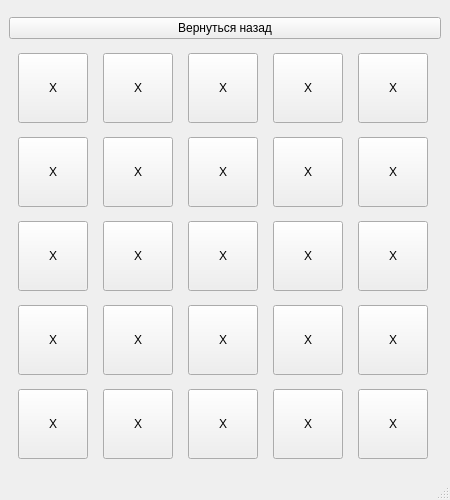
<?xml version="1.0" encoding="UTF-8"?>
<ui version="4.0">
 <class>MainWindow</class>
 <widget class="QMainWindow" name="MainWindow">
  <property name="geometry">
   <rect>
    <x>0</x>
    <y>0</y>
    <width>450</width>
    <height>500</height>
   </rect>
  </property>
  <property name="minimumSize">
   <size>
    <width>450</width>
    <height>500</height>
   </size>
  </property>
  <property name="maximumSize">
   <size>
    <width>450</width>
    <height>500</height>
   </size>
  </property>
  <property name="windowTitle">
   <string>MainWindow</string>
  </property>
  <widget class="QWidget" name="centralwidget">
   <layout class="QVBoxLayout" name="verticalLayout">
    <item>
     <widget class="QPushButton" name="pushButton_vosvrat">
      <property name="text">
       <string>Вернуться назад</string>
      </property>
     </widget>
    </item>
    <item>
     <layout class="QHBoxLayout" name="horizontalLayout">
      <item>
       <widget class="QPushButton" name="pushButton_y4_1">
        <property name="minimumSize">
         <size>
          <width>70</width>
          <height>70</height>
         </size>
        </property>
        <property name="maximumSize">
         <size>
          <width>70</width>
          <height>70</height>
         </size>
        </property>
        <property name="text">
         <string>X</string>
        </property>
       </widget>
      </item>
      <item>
       <widget class="QPushButton" name="pushButton_y4_2">
        <property name="minimumSize">
         <size>
          <width>70</width>
          <height>70</height>
         </size>
        </property>
        <property name="maximumSize">
         <size>
          <width>70</width>
          <height>70</height>
         </size>
        </property>
        <property name="text">
         <string>X</string>
        </property>
       </widget>
      </item>
      <item>
       <widget class="QPushButton" name="pushButton_y4_3">
        <property name="minimumSize">
         <size>
          <width>70</width>
          <height>70</height>
         </size>
        </property>
        <property name="maximumSize">
         <size>
          <width>70</width>
          <height>70</height>
         </size>
        </property>
        <property name="text">
         <string>X</string>
        </property>
       </widget>
      </item>
      <item>
       <widget class="QPushButton" name="pushButton_y4_4">
        <property name="minimumSize">
         <size>
          <width>70</width>
          <height>70</height>
         </size>
        </property>
        <property name="maximumSize">
         <size>
          <width>70</width>
          <height>70</height>
         </size>
        </property>
        <property name="text">
         <string>X</string>
        </property>
       </widget>
      </item>
      <item>
       <widget class="QPushButton" name="pushButton_y4_5">
        <property name="minimumSize">
         <size>
          <width>70</width>
          <height>70</height>
         </size>
        </property>
        <property name="maximumSize">
         <size>
          <width>70</width>
          <height>70</height>
         </size>
        </property>
        <property name="text">
         <string>X</string>
        </property>
       </widget>
      </item>
     </layout>
    </item>
    <item>
     <layout class="QHBoxLayout" name="horizontalLayout_2">
      <item>
       <widget class="QPushButton" name="pushButton_y4_6">
        <property name="minimumSize">
         <size>
          <width>70</width>
          <height>70</height>
         </size>
        </property>
        <property name="maximumSize">
         <size>
          <width>70</width>
          <height>70</height>
         </size>
        </property>
        <property name="text">
         <string>X</string>
        </property>
       </widget>
      </item>
      <item>
       <widget class="QPushButton" name="pushButton_y4_7">
        <property name="minimumSize">
         <size>
          <width>70</width>
          <height>70</height>
         </size>
        </property>
        <property name="maximumSize">
         <size>
          <width>70</width>
          <height>70</height>
         </size>
        </property>
        <property name="text">
         <string>X</string>
        </property>
       </widget>
      </item>
      <item>
       <widget class="QPushButton" name="pushButton_y4_8">
        <property name="minimumSize">
         <size>
          <width>70</width>
          <height>70</height>
         </size>
        </property>
        <property name="maximumSize">
         <size>
          <width>70</width>
          <height>70</height>
         </size>
        </property>
        <property name="text">
         <string>X</string>
        </property>
       </widget>
      </item>
      <item>
       <widget class="QPushButton" name="pushButton_y4_9">
        <property name="minimumSize">
         <size>
          <width>70</width>
          <height>70</height>
         </size>
        </property>
        <property name="maximumSize">
         <size>
          <width>70</width>
          <height>70</height>
         </size>
        </property>
        <property name="text">
         <string>X</string>
        </property>
       </widget>
      </item>
      <item>
       <widget class="QPushButton" name="pushButton_y4_10">
        <property name="minimumSize">
         <size>
          <width>70</width>
          <height>70</height>
         </size>
        </property>
        <property name="maximumSize">
         <size>
          <width>70</width>
          <height>70</height>
         </size>
        </property>
        <property name="text">
         <string>X</string>
        </property>
       </widget>
      </item>
     </layout>
    </item>
    <item>
     <layout class="QHBoxLayout" name="horizontalLayout_3">
      <item>
       <widget class="QPushButton" name="pushButton_y4_11">
        <property name="minimumSize">
         <size>
          <width>70</width>
          <height>70</height>
         </size>
        </property>
        <property name="maximumSize">
         <size>
          <width>70</width>
          <height>70</height>
         </size>
        </property>
        <property name="text">
         <string>X</string>
        </property>
       </widget>
      </item>
      <item>
       <widget class="QPushButton" name="pushButton_y4_12">
        <property name="minimumSize">
         <size>
          <width>70</width>
          <height>70</height>
         </size>
        </property>
        <property name="maximumSize">
         <size>
          <width>70</width>
          <height>70</height>
         </size>
        </property>
        <property name="text">
         <string>X</string>
        </property>
       </widget>
      </item>
      <item>
       <widget class="QPushButton" name="pushButton_y4_13">
        <property name="minimumSize">
         <size>
          <width>70</width>
          <height>70</height>
         </size>
        </property>
        <property name="maximumSize">
         <size>
          <width>70</width>
          <height>70</height>
         </size>
        </property>
        <property name="text">
         <string>X</string>
        </property>
       </widget>
      </item>
      <item>
       <widget class="QPushButton" name="pushButton_y4_14">
        <property name="minimumSize">
         <size>
          <width>70</width>
          <height>70</height>
         </size>
        </property>
        <property name="maximumSize">
         <size>
          <width>70</width>
          <height>70</height>
         </size>
        </property>
        <property name="text">
         <string>X</string>
        </property>
       </widget>
      </item>
      <item>
       <widget class="QPushButton" name="pushButton_y4_15">
        <property name="minimumSize">
         <size>
          <width>70</width>
          <height>70</height>
         </size>
        </property>
        <property name="maximumSize">
         <size>
          <width>70</width>
          <height>70</height>
         </size>
        </property>
        <property name="text">
         <string>X</string>
        </property>
       </widget>
      </item>
     </layout>
    </item>
    <item>
     <layout class="QHBoxLayout" name="horizontalLayout_4">
      <item>
       <widget class="QPushButton" name="pushButton_y4_16">
        <property name="minimumSize">
         <size>
          <width>70</width>
          <height>70</height>
         </size>
        </property>
        <property name="maximumSize">
         <size>
          <width>70</width>
          <height>70</height>
         </size>
        </property>
        <property name="text">
         <string>X</string>
        </property>
       </widget>
      </item>
      <item>
       <widget class="QPushButton" name="pushButton_y4_17">
        <property name="minimumSize">
         <size>
          <width>70</width>
          <height>70</height>
         </size>
        </property>
        <property name="maximumSize">
         <size>
          <width>70</width>
          <height>70</height>
         </size>
        </property>
        <property name="text">
         <string>X</string>
        </property>
       </widget>
      </item>
      <item>
       <widget class="QPushButton" name="pushButton_y4_18">
        <property name="minimumSize">
         <size>
          <width>70</width>
          <height>70</height>
         </size>
        </property>
        <property name="maximumSize">
         <size>
          <width>70</width>
          <height>70</height>
         </size>
        </property>
        <property name="text">
         <string>X</string>
        </property>
       </widget>
      </item>
      <item>
       <widget class="QPushButton" name="pushButton_y4_19">
        <property name="minimumSize">
         <size>
          <width>70</width>
          <height>70</height>
         </size>
        </property>
        <property name="maximumSize">
         <size>
          <width>70</width>
          <height>70</height>
         </size>
        </property>
        <property name="text">
         <string>X</string>
        </property>
       </widget>
      </item>
      <item>
       <widget class="QPushButton" name="pushButton_y4_20">
        <property name="minimumSize">
         <size>
          <width>70</width>
          <height>70</height>
         </size>
        </property>
        <property name="maximumSize">
         <size>
          <width>70</width>
          <height>70</height>
         </size>
        </property>
        <property name="text">
         <string>X</string>
        </property>
       </widget>
      </item>
     </layout>
    </item>
    <item>
     <layout class="QHBoxLayout" name="horizontalLayout_5">
      <item>
       <widget class="QPushButton" name="pushButton_y4_21">
        <property name="minimumSize">
         <size>
          <width>70</width>
          <height>70</height>
         </size>
        </property>
        <property name="maximumSize">
         <size>
          <width>70</width>
          <height>70</height>
         </size>
        </property>
        <property name="text">
         <string>X</string>
        </property>
       </widget>
      </item>
      <item>
       <widget class="QPushButton" name="pushButton_y4_22">
        <property name="minimumSize">
         <size>
          <width>70</width>
          <height>70</height>
         </size>
        </property>
        <property name="maximumSize">
         <size>
          <width>70</width>
          <height>70</height>
         </size>
        </property>
        <property name="text">
         <string>X</string>
        </property>
       </widget>
      </item>
      <item>
       <widget class="QPushButton" name="pushButton_y4_23">
        <property name="minimumSize">
         <size>
          <width>70</width>
          <height>70</height>
         </size>
        </property>
        <property name="maximumSize">
         <size>
          <width>70</width>
          <height>70</height>
         </size>
        </property>
        <property name="text">
         <string>X</string>
        </property>
       </widget>
      </item>
      <item>
       <widget class="QPushButton" name="pushButton_y4_24">
        <property name="minimumSize">
         <size>
          <width>70</width>
          <height>70</height>
         </size>
        </property>
        <property name="maximumSize">
         <size>
          <width>70</width>
          <height>70</height>
         </size>
        </property>
        <property name="text">
         <string>X</string>
        </property>
       </widget>
      </item>
      <item>
       <widget class="QPushButton" name="pushButton_y4_25">
        <property name="minimumSize">
         <size>
          <width>70</width>
          <height>70</height>
         </size>
        </property>
        <property name="maximumSize">
         <size>
          <width>70</width>
          <height>70</height>
         </size>
        </property>
        <property name="text">
         <string>X</string>
        </property>
       </widget>
      </item>
     </layout>
    </item>
   </layout>
  </widget>
  <widget class="QMenuBar" name="menubar">
   <property name="geometry">
    <rect>
     <x>0</x>
     <y>0</y>
     <width>450</width>
     <height>21</height>
    </rect>
   </property>
  </widget>
  <widget class="QStatusBar" name="statusbar"/>
 </widget>
 <resources/>
 <connections/>
</ui>
